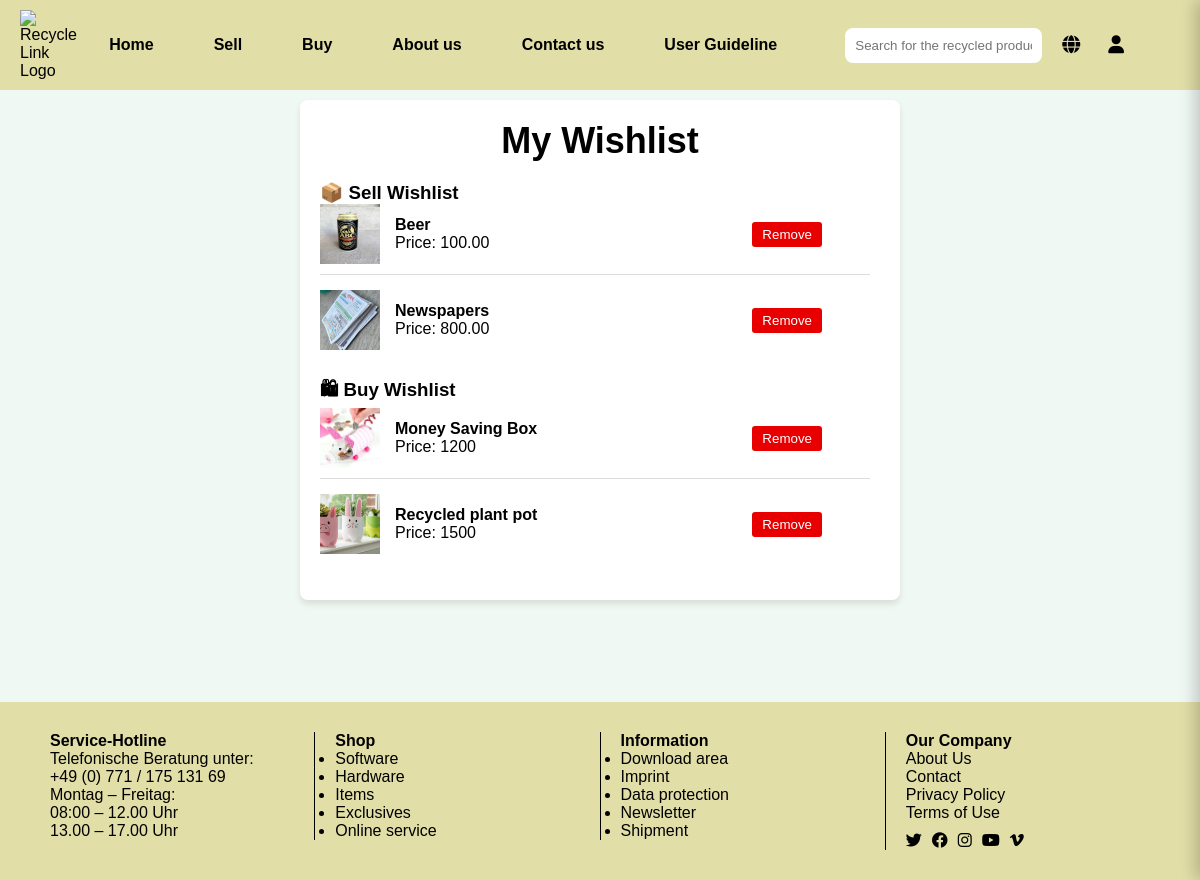
Screenshot of /wishlist/ (signed in) with the database file from the repository.
### link/models.py (models this page shows, shortened)
class Wishlist(models.Model):
    user = models.ForeignKey(User, on_delete=models.CASCADE)
    product = models.ForeignKey(Buy_Page_Product, on_delete=models.CASCADE, null=True, blank=True)  # For buy page
    product_sell = models.ForeignKey(Sell_Page_Product, on_delete=models.CASCADE, null=True, blank=True)  # For sell page
    date_added = models.DateTimeField(auto_now_add=True)
    class Meta:
        unique_together = ["user", "product"]

class Sell_Page_Product(models.Model):
    id = models.AutoField(primary_key=True)
    subCategory = models.ForeignKey(
        SubCategory,
        related_name="sell_page_products",
        on_delete=models.CASCADE,
        default=1
    )
    category = models.ForeignKey(Category, on_delete=models.CASCADE, default=1)
    name = models.CharField(max_length=255)  # English name
    အမည် = models.CharField(max_length=255)  # Burmese name
    price = models.DecimalField(max_digits=10, decimal_places=2)  # English price
    စျေး = models.DecimalField(max_digits=10, decimal_places=2) # Burmese price
    sale_price = models.DecimalField(max_digits=10, decimal_places=2, null=True, blank=True)
    လျှော့စျေး = models.DecimalField(max_digits=10, decimal_places=2, null=True, blank=True)
    is_sale = models.BooleanField(default=False)
    main_image = models.ImageField(upload_to='products/images/', null=True, blank=True)
    အဓိကပုံ = models.ImageField(upload_to='products/images/', null=True, blank=True)
    secondary_image = models.ImageField(upload_to='products/images/', null=True, blank=True)
    ဒုတိယပုံ = models.ImageField(upload_to='products/images/', null=True, blank=True)
    description = RichTextField(null = True)  # English description
    ဖော်ပြချက် = RichTextField(null = True)  # Burmese description
    is_burmese = models.BooleanField(default=False)  # Identify if the product is Burmese
    def get_price(self):
        return self.sale_price if self.is_sale else self.price

class Buy_Page_Product(models.Model):
    id = models.AutoField(primary_key=True)
    name = models.CharField(max_length=100)
    price = models.DecimalField(default=0, decimal_places=0, max_digits=7)
    subCategory = models.ForeignKey(
        SubCategory, related_name="buy_page_products", on_delete=models.CASCADE
    )
    category = models.ForeignKey(
        Category, on_delete=models.CASCADE, default=1
    )  # Corrected field name
    brand = models.ForeignKey(Brand, on_delete=models.CASCADE, default=1)
    description = RichTextField(null = True)
    is_sale = models.BooleanField(default=False)
    sale_price = models.DecimalField(default=0, decimal_places=0, max_digits=7)
    main_image = models.ImageField(upload_to="products/images/", null=True, blank=True)
    secondary_image = models.ImageField(upload_to="products/", null=True, blank=True)
    extra_image1 = models.ImageField(upload_to="products/", null=True, blank=True)
    extra_image2 = models.ImageField(upload_to="products/", null=True, blank=True)
    key_ingredients = models.TextField(blank=True, null=True)
    how_to_use = models.TextField(blank=True, null=True)
    environmentalImpact =  models.TextField(null=True, blank=True)
    stock = models.PositiveIntegerField(default=0)
    def get_price(self):
        return self.sale_price if self.is_sale else self.price

### link/views.py (the view)
# urls.py: path('wishlist/', views.wishlist_view, name='wishlist'),
def wishlist_view(request):
    if request.user.is_authenticated:
        buy_wishlist_items = Wishlist.objects.filter(user=request.user, product__isnull=False)
        sell_wishlist_items = Wishlist.objects.filter(user=request.user, product_sell__isnull=False)
        return render(request, 'wishlist.html', {
            'buy_wishlist_items': buy_wishlist_items,
            'sell_wishlist_items': sell_wishlist_items
        })
    else:
        return redirect('login')

### link/context_processors.py (called while the page is built)
def cart_context(request):
    if request.user.is_authenticated:
        cart_items = Cart.objects.filter(user=request.user)
        cart_total = sum(item.get_total() for item in cart_items)  # Ensure get_total() works
        cart_count = cart_items.aggregate(total_quantity=Sum('quantity'))['total_quantity'] or 0
        wishlist_count = Wishlist.objects.filter(user=request.user).count()
        return {
            'cart_items': cart_items,
            'cart_total': cart_total,
            'cart_count': cart_count,  # Add cart count to context
            'wishlist_count': wishlist_count,  # Add wishlist count
        }
    return {'cart_items': [], 'cart_total': 0, 'cart_count': 0, 'wishlist_count': 0,}

### link/templates/wishlist.html (shortened to what this page needs)
{% extends 'footer.html' %}
{% load static %}
{% block content %}
<!DOCTYPE html>
<html lang="en">
<head>
</head>
<body>
    <div class="wishlist-container">
        <div class="wishlist-header">
            <h2>My Wishlist</h2>
        </div>
        <h3>📦 Sell Wishlist</h3>
        <div class="wishlist-section">
            {% if sell_wishlist_items %}
                {% for item in sell_wishlist_items %}
                <div class="wishlist-item" id="wishlist-item-{{ item.id }}">
                    <img src="{{ item.product_sell.main_image.url }}" alt="{{ item.product_sell.name }}">
                    <div class="details">
                        <p><strong>{{ item.product_sell.name }}</strong></p>
                        <p>Price: {{ item.product_sell.get_price }}</p>
                    </div>
                    <div class="actions">
                        <button onclick="removeWishlistItem('{{ item.id }}')">Remove</button>
                    </div>
                </div>
                {% endfor %}
            {% else %}
                <p>You have no items in your Sell Wishlist.</p>
            {% endif %}
        </div>
        <h3>🛍 Buy Wishlist</h3>
        <div class="wishlist-section">
            {% if buy_wishlist_items %}
                {% for item in buy_wishlist_items %}
                <div class="wishlist-item" id="wishlist-item-{{ item.id }}">
                    <img src="{{ item.product.main_image.url }}" alt="{{ item.product.name }}">
                    <div class="details">
                        <p><strong>{{ item.product.name }}</strong></p>
                        <p>Price: {{ item.product.get_price }}</p>
                    </div>
                    <div class="actions">
                        <button onclick="removeWishlistItem('{{ item.id }}')">Remove</button>
                    </div>
                </div>
                {% endfor %}
            {% else %}
                <p>You have no items in your Buy Wishlist.</p>
            {% endif %}
        </div>
    </div>
</body>
</html>
{% endblock %}

### link/templates/header.html (style rules this page uses)
:root { --primary: #E2DEA8; --black: #000000; --green: #213F1B; --white: #FFFF; --pgreen: #63E88D; --linecolor: #B39B24; --bgcolor: #E8F5E9; --grey: #555; }
* { margin: 0; padding: 0; box-sizing: border-box; transition: all .5s; }
body { font-family: Arial, sans-serif; }
.actions { display: flex; align-items: center; gap: 12px; padding: 0 3rem; }

### link/templates/wishlist.html (style rules this page uses)
body { font-family: Arial, sans-serif; background-color: #f0f8f4; margin-top: 80px; padding: 0; }
.wishlist-container { width: 600px; height: 500px; margin: 20px auto; padding: 20px; background: #fff; box-shadow: 0 4px 6px rgba(0, 0, 0, 0.1); border-radius: 8px; overflow: hidden; display: flex; flex-direction: column; }
.wishlist-header { text-align: center; margin-bottom: 20px; font-size: 24px; font-weight: bold; }
.wishlist-section { flex-grow: 1; margin-bottom: 20px; overflow-y: auto; max-height: 250px; padding-right: 10px; }
.wishlist-item { display: flex; align-items: center; justify-content: space-between; margin-bottom: 15px; border-bottom: 1px solid #ddd; padding-bottom: 10px; }
.wishlist-item img { width: 60px; height: 60px; object-fit: cover; margin-right: 15px; }
.wishlist-item .details { flex-grow: 1; }
.wishlist-item .details p { margin: 0; }
.wishlist-item .actions button { background:rgb(232, 0, 0); color: #fff; border: none; padding: 5px 10px; border-radius: 3px; cursor: pointer; }

### link/templates/footer.html (style rules this page uses)
:root { --primary: #E2DEA8; --black: #000000; --green: #213F1B; --white: #FFFF; --pgreen: #63E88D; --linecolor: #B39B24; --bgcolor: #E8F5E9; --grey: #555; }
* { margin: 0; padding: 0; box-sizing: border-box; transition: all .5s; }
body { display: flex; flex-direction: column; min-height: 100vh; font-family: Arial, sans-serif; }

### rows the page displays
Wishlist: product_sell.main_image (picture), product_sell.name "Beer", product_sell.get_price "100.00"
Wishlist: product_sell.main_image (picture), product_sell.name "Newspapers", product_sell.get_price "800.00"
Wishlist: product.main_image (picture), product.name "Money Saving Box", product.get_price "1200"
Wishlist: product.main_image (picture), product.name "Recycled plant pot", product.get_price "1500"
